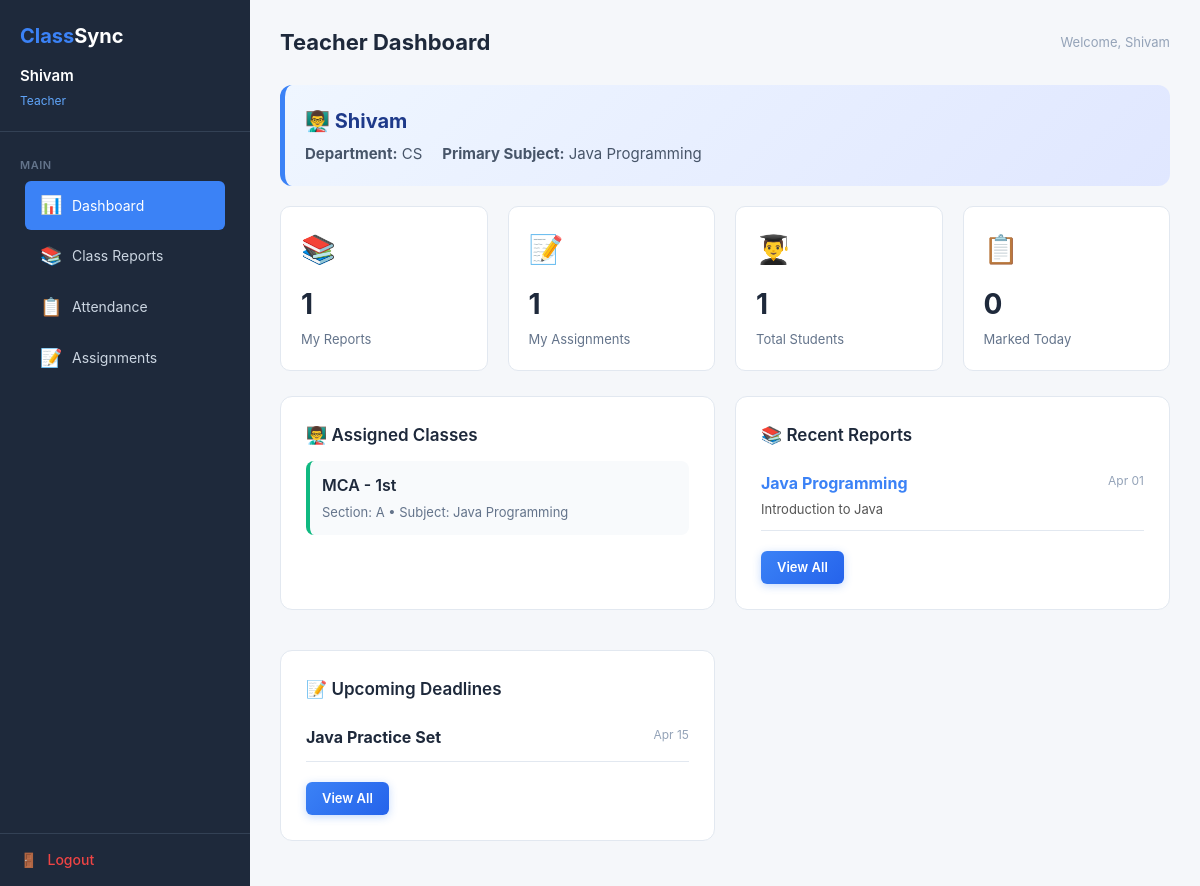
Screenshot of /teacher/ (signed in) with the database file from the repository.
### tables this page shows
CREATE TABLE IF NOT EXISTS users (
    id INT AUTO_INCREMENT PRIMARY KEY,
    name VARCHAR(100) NOT NULL,
    email VARCHAR(100) NOT NULL UNIQUE,
    password VARCHAR(255) NOT NULL,
    role ENUM('admin', 'teacher', 'student') NOT NULL,
    registration_number VARCHAR(20) UNIQUE,
     
    course_id INT NULL,
    year VARCHAR(20) NULL,
    section_id INT NULL,
     
    department VARCHAR(100) NULL,
    subject_id INT NULL,
    created_at TIMESTAMP DEFAULT CURRENT_TIMESTAMP,
    FOREIGN KEY (course_id) REFERENCES courses(course_id) ON DELETE SET NULL,
    FOREIGN KEY (section_id) REFERENCES sections(section_id) ON DELETE SET NULL
);

CREATE TABLE IF NOT EXISTS subjects (
    subject_id INT AUTO_INCREMENT PRIMARY KEY,
    subject_name VARCHAR(100) NOT NULL,
    teacher_id INT NOT NULL,
    FOREIGN KEY (teacher_id) REFERENCES users(id) ON DELETE CASCADE
);

CREATE TABLE IF NOT EXISTS reports (
    report_id INT AUTO_INCREMENT PRIMARY KEY,
    teacher_id INT NOT NULL,
    subject_id INT NOT NULL,
    course_id INT NOT NULL,
    year VARCHAR(20) NOT NULL,
    section_id INT NOT NULL,
    topic VARCHAR(200) NOT NULL,
    description TEXT,
    homework TEXT,
    date DATE NOT NULL,
    created_at TIMESTAMP DEFAULT CURRENT_TIMESTAMP,
    FOREIGN KEY (teacher_id) REFERENCES users(id) ON DELETE CASCADE,
    FOREIGN KEY (subject_id) REFERENCES subjects(subject_id) ON DELETE CASCADE,
    FOREIGN KEY (course_id) REFERENCES courses(course_id) ON DELETE CASCADE,
    FOREIGN KEY (section_id) REFERENCES sections(section_id) ON DELETE CASCADE
);

CREATE TABLE IF NOT EXISTS assignments (
    id INT AUTO_INCREMENT PRIMARY KEY,
    title VARCHAR(200) NOT NULL,
    description TEXT,
    deadline DATE NOT NULL,
    teacher_id INT NOT NULL,
    subject_id INT NOT NULL,
    course_id INT NOT NULL,
    year VARCHAR(20) NOT NULL,
    section_id INT NOT NULL,
    created_at TIMESTAMP DEFAULT CURRENT_TIMESTAMP,
    FOREIGN KEY (teacher_id) REFERENCES users(id) ON DELETE CASCADE,
    FOREIGN KEY (subject_id) REFERENCES subjects(subject_id) ON DELETE CASCADE,
    FOREIGN KEY (course_id) REFERENCES courses(course_id) ON DELETE CASCADE,
    FOREIGN KEY (section_id) REFERENCES sections(section_id) ON DELETE CASCADE
);

### teacher/index.php (the view, shortened to what this page needs)
<?php
require_once '../config/database.php';
$user_id = $_SESSION['user_id'];
$teacher_info = $conn->query("
    SELECT u.name, u.department, s.subject_name
    FROM users u
    LEFT JOIN subjects s ON u.subject_id = s.subject_id
    WHERE u.id = $user_id
")->fetch_assoc();
$teacher_name = $teacher_info['name'] ?? '';
$department_name = $teacher_info['department'] ?? 'N/A';
$principal_subject = $teacher_info['subject_name'] ?? 'N/A';
$my_reports = $conn->query("SELECT COUNT(*) as cnt FROM reports WHERE teacher_id = $user_id")->fetch_assoc()['cnt'];
$my_assignments = $conn->query("SELECT COUNT(*) as cnt FROM assignments WHERE teacher_id = $user_id")->fetch_assoc()['cnt'];
$total_students = $conn->query("
    SELECT COUNT(DISTINCT u.id) as cnt
    FROM users u
    JOIN class_assignments ca ON u.course_id = ca.course_id AND u.year = ca.year AND u.section_id = ca.section_id
    WHERE ca.teacher_id = $user_id AND u.role = 'student'
")->fetch_assoc()['cnt'];
$today_attendance = $conn->query("SELECT COUNT(*) as cnt FROM attendance WHERE date = CURDATE() AND marked_by = $user_id")->fetch_assoc()['cnt'];
$recent_reports = $conn->query("
    SELECT r.*, s.subject_name
    FROM reports r
    JOIN subjects s ON r.subject_id = s.subject_id
    WHERE r.teacher_id = $user_id
    ORDER BY r.created_at DESC LIMIT 5
");
$upcoming = $conn->query("SELECT * FROM assignments WHERE teacher_id = $user_id AND deadline >= CURDATE() ORDER BY deadline ASC LIMIT 5");
$assigned_classes = $conn->query("
    SELECT c.course_name, sec.year, sec.section_name, sub.subject_name
    FROM class_assignments ca
    JOIN courses c ON ca.course_id = c.course_id
    JOIN sections sec ON ca.section_id = sec.section_id
    JOIN subjects sub ON ca.subject_id = sub.subject_id
    WHERE ca.teacher_id = $user_id
");
?>
<!DOCTYPE html>
<html lang="en">
<head>
    <link rel="stylesheet" href="/ClassSync/assets/css/style.css">
    <link rel="stylesheet" href="/ClassSync/assets/css/dashboard.css">
</head>
<body>
    <div class="dashboard-page">
        <?php include '../includes/sidebar.php'; ?>
        <div class="main-content">
            <div class="top-bar">
                <div>
                    <h1>Teacher Dashboard</h1>
                </div>
                <span class="breadcrumb">Welcome, <?php echo htmlspecialchars($_SESSION['user_name']); ?></span>
            </div>
            <div style="background: linear-gradient(135deg, #eff6ff 0%, #e0e7ff 100%); padding: 20px; border-radius: 12px; margin-bottom: 20px; border-left: 5px solid #3b82f6;">
                <h2 style="margin: 0; color: #1e3a8a; font-size: 20px; margin-bottom: 5px;">👨‍🏫 <?php echo htmlspecialchars($teacher_name); ?></h2>
                <div style="color: #475569; font-size: 15px; display: flex; gap: 20px;">
                    <span><strong>Department:</strong> <?php echo htmlspecialchars($department_name); ?></span>
                    <span><strong>Primary Subject:</strong> <?php echo htmlspecialchars($principal_subject); ?></span>
                </div>
            </div>
            <div class="stats-grid">
                <div class="stat-card">
                    <div class="stat-icon">📚</div>
                    <div class="stat-value"><?php echo $my_reports; ?></div>
                    <div class="stat-label">My Reports</div>
                </div>
                <div class="stat-card">
                    <div class="stat-icon">📝</div>
                    <div class="stat-value"><?php echo $my_assignments; ?></div>
                    <div class="stat-label">My Assignments</div>
                </div>
                <div class="stat-card">
                    <div class="stat-icon">👨‍🎓</div>
                    <div class="stat-value"><?php echo $total_students; ?></div>
                    <div class="stat-label">Total Students</div>
                </div>
                <div class="stat-card">
                    <div class="stat-icon">📋</div>
                    <div class="stat-value"><?php echo $today_attendance; ?></div>
                    <div class="stat-label">Marked Today</div>
                </div>
            </div>
            <div style="display:grid;grid-template-columns:1fr 1fr;gap:20px;margin-bottom:20px;">
                <div class="card">
                    <h3>👨‍🏫 Assigned Classes</h3>
                    <?php if ($assigned_classes && $assigned_classes->num_rows > 0): ?>
                        <div style="display: flex; flex-direction: column; gap: 10px;">
                        <?php while ($cls = $assigned_classes->fetch_assoc()): ?>
                            <div style="padding: 12px; background: #f8fafc; border-radius: 8px; border-left: 4px solid #10b981;">
                                <div style="font-weight: 600; color: #1e293b;"><?php echo htmlspecialchars($cls['course_name']) . ' - ' . htmlspecialchars($cls['year']); ?></div>
                                <div style="font-size: 13px; color: #64748b; margin-top: 4px;">Section: <?php echo htmlspecialchars($cls['section_name']); ?> • Subject: <?php echo htmlspecialchars($cls['subject_name']); ?></div>
                            </div>
                        <?php endwhile; ?>
                        </div>
                    <?php else: ?>
                        <div class="empty-state"><p>No classes assigned yet</p></div>
                    <?php endif; ?>
                </div>
                <div class="card">
                    <h3>📚 Recent Reports</h3>
                    <?php if ($recent_reports && $recent_reports->num_rows > 0): ?>
                        <?php while ($r = $recent_reports->fetch_assoc()): ?>
                        <div style="padding:10px 0;border-bottom:1px solid #e2e8f0;">
                            <strong style="color:#3b82f6;"><?php echo htmlspecialchars($r['subject_name']); ?></strong>
                            <span style="float:right;font-size:12px;color:#94a3b8;"><?php echo date('M d', strtotime($r['date'])); ?></span>
                            <div style="font-size:13px;color:#555;margin-top:3px;"><?php echo htmlspecialchars($r['topic']); ?></div>
                        </div>
                        <?php endwhile; ?>
                        <a href="/ClassSync/teacher/reports.php" class="btn btn-blue btn-sm mt-2" style="display:inline-block;">View All</a>
                    <?php else: ?>
                        <div class="empty-state"><p>No reports yet</p></div>
                    <?php endif; ?>
                </div>
            </div>
            <div style="display:grid;grid-template-columns:1fr 1fr;gap:20px;">
                <div class="card">
                    <h3>📝 Upcoming Deadlines</h3>
                    <?php if ($upcoming->num_rows > 0): ?>
                        <?php while ($a = $upcoming->fetch_assoc()): ?>
                        <div style="padding:10px 0;border-bottom:1px solid #e2e8f0;">
                            <strong><?php echo htmlspecialchars($a['title']); ?></strong>
                            <span style="float:right;font-size:12px;color:#94a3b8;"><?php echo date('M d', strtotime($a['deadline'])); ?></span>
                        </div>
                        <?php endwhile; ?>
                        <a href="/ClassSync/teacher/assignments.php" class="btn btn-blue btn-sm mt-2" style="display:inline-block;">View All</a>
                    <?php else: ?>
                        <div class="empty-state"><p>No upcoming deadlines</p></div>
                    <?php endif; ?>
                </div>
            </div>
        </div>
    </div>
</body>
</html>

### assets/css/style.css (style rules this page uses)
* { margin: 0; padding: 0; box-sizing: border-box; }
body { font-family: 'Inter', 'Segoe UI', Tahoma, Geneva, Verdana, sans-serif; line-height: 1.6; color: #1e293b; background-color: #f8fafc; -webkit-font-smoothing: antialiased; }
a { text-decoration: none; color: inherit; }
.mt-2 { margin-top: 20px; }
.btn { display: inline-flex; align-items: center; gap: 8px; padding: 13px 30px; border-radius: 10px; font-size: 15px; font-weight: 600; cursor: pointer; border: none; transition: all 0.3s ease; font-family: 'Inter', sans-serif; }
.btn-blue { background: linear-gradient(135deg, #3b82f6, #2563eb); color: #fff; box-shadow: 0 2px 8px rgba(59,130,246,0.3); }
.btn-sm { padding: 6px 16px; font-size: 13px; border-radius: 6px; }
.stat-icon { font-size: 28px; margin-bottom: 6px; }
.card { background: #fff; border-radius: 12px; border: 1px solid #e2e8f0; padding: 25px; margin-bottom: 20px; }
.card h3 { font-size: 17px; font-weight: 600; margin-bottom: 12px; color: #1e293b; }

### assets/css/dashboard.css (style rules this page uses)
.dashboard-page { display: flex; min-height: 100vh; }
.main-content { flex: 1; margin-left: 250px; padding: 25px 30px; background: #f5f7fa; min-height: 100vh; }
.top-bar { display: flex; justify-content: space-between; align-items: center; margin-bottom: 25px; }
.top-bar h1 { font-size: 22px; font-weight: 700; color: #1e293b; }
.top-bar .breadcrumb { font-size: 13px; color: #94a3b8; }
.stats-grid { display: grid; grid-template-columns: repeat(auto-fit, minmax(200px, 1fr)); gap: 20px; margin-bottom: 25px; }
.stat-card { background: #fff; border-radius: 10px; padding: 20px; border: 1px solid #e2e8f0; }
.stat-card .stat-icon { font-size: 28px; margin-bottom: 10px; }
.stat-card .stat-value { font-size: 28px; font-weight: 700; color: #1e293b; }
.stat-card .stat-label { font-size: 13px; color: #64748b; margin-top: 2px; }

### rows the page displays
users: name "Shivam", department "CS", subject.subject_name "Java Programming"
reports: subject.subject_name "Java Programming", date "Apr 01", topic "Introduction to Java"
assignments: title "Java Practice Set", deadline "Apr 15"

### other values shown
$user['name'] "Shivam"
$user['role'] "Teacher"
$_SESSION['user_name'] "Shivam"
$my_reports "1"
$my_assignments "1"
$total_students "1"
$today_attendance "0"
$cls['course_name'] "MCA"
$cls['year'] "1st"
$cls['section_name'] "A"
$cls['subject_name'] "Java Programming"
